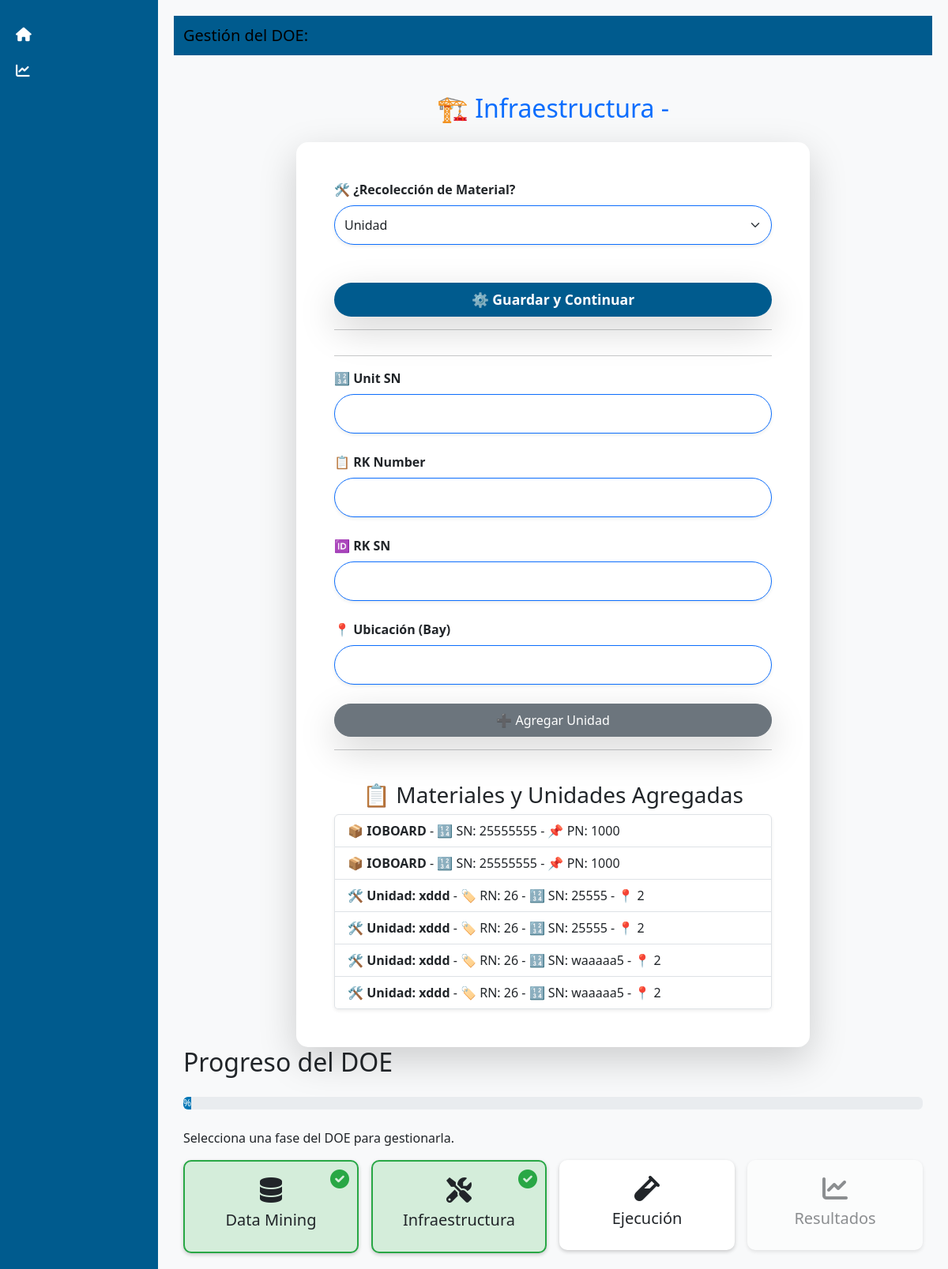
The page /doe/23/infraestructura/ on the database its author committed.
### app/models.py (models this page shows, shortened)
class InfrastructureMaterial(models.Model):
    doe = models.OneToOneField(DOE, on_delete=models.CASCADE, related_name="infrastructure")
    collect_material = models.CharField(
        max_length=10,
        choices=[('material', 'Material'), ('unidad', 'Unidad')],
        default='material'  # 🔹 Valor por defecto
    )
    material_name = models.CharField(max_length=255, blank=True, null=True)
    material_sn = models.CharField(max_length=255, blank=True, null=True)
    material_pn = models.CharField(max_length=255, blank=True, null=True)
    rack = models.CharField(max_length=255, blank=True, null=True)
    test_list = models.TextField(blank=True, null=True)
    bay = models.CharField(max_length=255, blank=True, null=True)

class Material(models.Model):
    infrastructure = models.ForeignKey(InfrastructureMaterial, on_delete=models.CASCADE, related_name="materials")
    material_name = models.CharField(max_length=255, blank=True, null=True)
    material_sn = models.CharField(max_length=255, blank=True, null=True)
    material_pn = models.CharField(max_length=255, blank=True, null=True)

class Unidad(models.Model):
    infrastructure = models.ForeignKey(InfrastructureMaterial, on_delete=models.CASCADE, related_name="unidades")
    rack_sn = models.CharField(max_length=255, blank=True, null=True)
    rn_number = models.CharField(max_length=255, blank=True, null=True)
    unit_sn = models.CharField(max_length=255, blank=True, null=True)
    bay = models.CharField(max_length=255, blank=True, null=True)

### app/views.py (the view)
# urls.py: path('doe/<int:doe_id>/infraestructura/', views.fase_infraestructura, name='fase_infraestructura'),
def fase_infraestructura(request, doe_id):
    doe = get_object_or_404(DOE, id=doe_id)
    infraestructura, created = InfrastructureMaterial.objects.get_or_create(doe=doe)
    material_form = MaterialForm()
    unidad_form = UnidadForm()
    if request.method == "POST":
        print("🚀 Request POST:", request.POST)
        if "add_material" in request.POST:
            print("🛠️ Agregando Material...")
            material_form = MaterialForm(request.POST)
            if material_form.is_valid():
                material = material_form.save(commit=False)
                material.infrastructure = infraestructura
                material.save()
                messages.success(request, "Material agregado correctamente.")
                return redirect('fase_infraestructura', doe_id=doe.id)
            else:
                print("❌ Error en el formulario de material:", material_form.errors)
        elif "add_unidad" in request.POST:
            print("🛠️ Agregando Unidad...")
            unidad_form = UnidadForm(request.POST)
            if unidad_form.is_valid():
                unidad = unidad_form.save(commit=False)
                unidad.infrastructure = infraestructura
                unidad.save()
                messages.success(request, "Unidad agregada correctamente.")
                return redirect('fase_infraestructura', doe_id=doe.id)
            else:
                print("❌ Error en el formulario de unidad:", unidad_form.errors)
        elif "save_and_continue" in request.POST:
            print("✅ Guardando y continuando...")
            form = InfrastructureMaterialForm(request.POST, instance=infraestructura)
            if form.is_valid():
                form.save()
                doe.infrastructure_completed = True
                doe.save()
                messages.success(request, "Fase Infraestructura guardada correctamente.")
                return redirect('fase_ejecucion', doe_id=doe.id)
            else:
                print("❌ Error en el formulario de infraestructura:", form.errors)
    else:
        form = InfrastructureMaterialForm(instance=infraestructura)
    return render(request, 'app/fase_infraestructura.html', {
        'doe': doe,
        'form': form,
        'material_form': material_form,
        'unidad_form': unidad_form,
        'materials': infraestructura.materials.all(),
        'unidades': infraestructura.unidades.all(),
    })

### app/forms.py
class InfrastructureMaterialForm(forms.ModelForm):
    class Meta:
        model = InfrastructureMaterial
        fields = ['collect_material', 'material_name', 'material_sn', 'material_pn', 'rack', 'test_list', 'bay']
        widgets = {
            'collect_material': forms.Select(attrs={'class': 'form-select small-input rounded-pill border-primary shadow-sm'}),
            'material_name': forms.TextInput(attrs={'class': 'form-control small-input rounded-pill border-primary shadow-sm'}),
            'material_sn': forms.TextInput(attrs={'class': 'form-control small-input rounded-pill border-primary shadow-sm'}),
            'material_pn': forms.TextInput(attrs={'class': 'form-control small-input rounded-pill border-primary shadow-sm'}),
            'rack': forms.TextInput(attrs={'class': 'form-control small-input rounded-pill border-primary shadow-sm'}),
            'test_list': forms.Textarea(attrs={'class': 'form-control small-input rounded-pill border-primary shadow-sm'}),
            'bay': forms.TextInput(attrs={'class': 'form-control small-input rounded-pill border-primary shadow-sm'}),
        }

class MaterialForm(forms.ModelForm):
    class Meta:
        model = Material
        fields = ['material_name', 'material_sn', 'material_pn']
        widgets = {
            'material_name': forms.TextInput(attrs={'class': 'form-control small-input rounded-pill border-primary shadow-sm'}),
            'material_sn': forms.TextInput(attrs={'class': 'form-control small-input rounded-pill border-primary shadow-sm'}),
            'material_pn': forms.TextInput(attrs={'class': 'form-control small-input rounded-pill border-primary shadow-sm'}),
        }

### app/templates/app/fase_infraestructura.html (shortened to what this page needs)
{% extends 'app/editar_doe.html' %}
{% load widget_tweaks %}
{% block content %}
<div class="container mt-5">
    <h2 class="mb-4 text-primary text-center">🏗️ Infraestructura - {{ doe.nombre }}</h2>
    <div class="card p-5 shadow-lg border-0" style="max-width: 650px; margin: auto; background-color: #ffffff; border-radius: 15px;">
        <form method="post">
            <div class="mb-4">
                <label class="form-label text-dark"><strong>🛠️ ¿Recolección de Material?</strong></label>
                <select id="tipo_material" class="form-select small-input rounded-pill border-primary shadow-sm" onchange="toggleMaterialForm()" name="collect_material">
                    <option value="unidad" {% if form.collect_material.value == "unidad" %}selected{% endif %}>Unidad</option>
                </select>
            </div>
            <button type="submit" name="save_and_continue" class="btn btn-primary w-100 py-2 rounded-pill shadow-lg mt-4">
                ⚙️ Guardar y Continuar
            </button>
        </form>
        <hr>
        <hr>
        <form method="post">
            <div id="unidad-form" class="hidden">
                <div class="mb-4">
                    <label class="form-label text-dark"><strong>🔢 Unit SN</strong></label>
                    {{ unidad_form.rack_sn|add_class:"form-control small-input rounded-pill border-primary shadow-sm" }}
                </div>
                <div class="mb-4">
                    <label class="form-label text-dark"><strong>📋 RK Number</strong></label>
                    {{ unidad_form.rn_number|add_class:"form-control small-input rounded-pill border-primary shadow-sm" }}
                </div>
                <div class="mb-4">
                    <label class="form-label text-dark"><strong>🆔 RK SN</strong></label>
                    {{ unidad_form.unit_sn|add_class:"form-control small-input rounded-pill border-primary shadow-sm" }}
                </div>
                <div class="mb-4">
                    <label class="form-label text-dark"><strong>📍 Ubicación (Bay)</strong></label>
                    {{ unidad_form.bay|add_class:"form-control small-input rounded-pill border-primary shadow-sm" }}
                </div>
                <button type="submit" name="add_unidad" class="btn btn-secondary w-100 py-2 rounded-pill shadow-lg">➕ Agregar Unidad</button>
            </div>
        </form>
        <hr>
        <h3 class="text-center mt-4">📋 Materiales y Unidades Agregadas</h3>
        <div class="list-group shadow-sm">
            {% for material in materials %}
                <div class="list-group-item">
                    <strong>📦 {{ material.material_name }}</strong> - 🔢 SN: {{ material.material_sn }} - 📌 PN: {{ material.material_pn }}
                </div>
            {% endfor %}
            {% for unidad in unidades %}
                <div class="list-group-item">
                    <strong>🛠️ Unidad: {{ unidad.rack_sn }}</strong> - 🏷️ RN: {{ unidad.rn_number }} - 🔢 SN: {{ unidad.unit_sn }} - 📍 {{ unidad.bay }}
                </div>
            {% endfor %}
        </div>
    </div>
</div>
{% endblock %}

### app/templates/app/editar_doe.html (style rules this page uses)
body { background-color: #f8f9fa; display: flex; min-height: 100vh; }

### app/templates/app/fase_infraestructura.html (style rules this page uses)
.small-input { font-size: 1rem; padding: 12px; border-radius: 10px; transition: all 0.3s ease-in-out; }
.btn-primary { background-color: #005b8e; border: none; border-radius: 12px; padding: 12px; font-weight: bold; font-size: 1.1rem; }
.card { transition: transform 0.3s ease-in-out; }

### rows shown on the page
InfrastructureMaterial: collect_material "Unidad"
Material: material_name "IOBOARD", material_sn "25555555", material_pn "1000"
Material: material_name "IOBOARD", material_sn "25555555", material_pn "1000"
Unidad: rack_sn "xddd", rn_number "26", unit_sn "25555", bay "2"
Unidad: rack_sn "xddd", rn_number "26", unit_sn "25555", bay "2"
Unidad: rack_sn "xddd", rn_number "26", unit_sn "waaaaa5", bay "2"
Unidad: rack_sn "xddd", rn_number "26", unit_sn "waaaaa5", bay "2"
